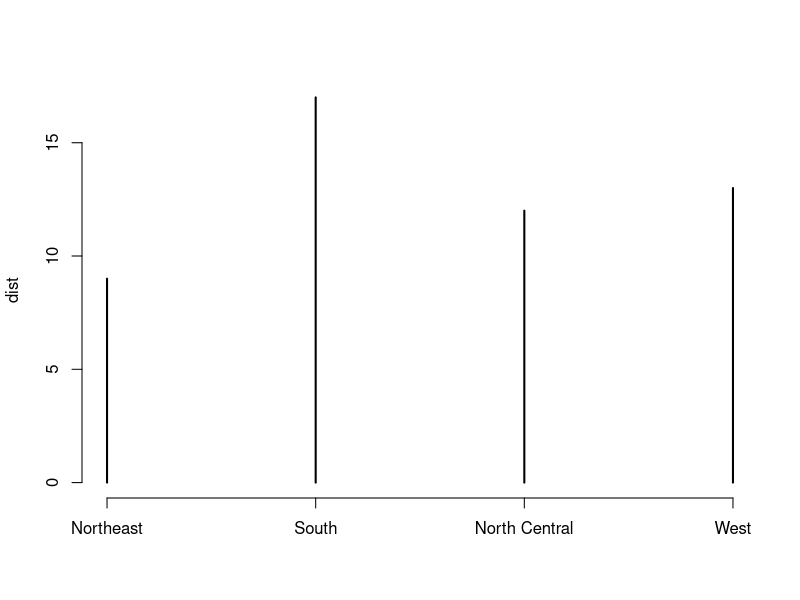
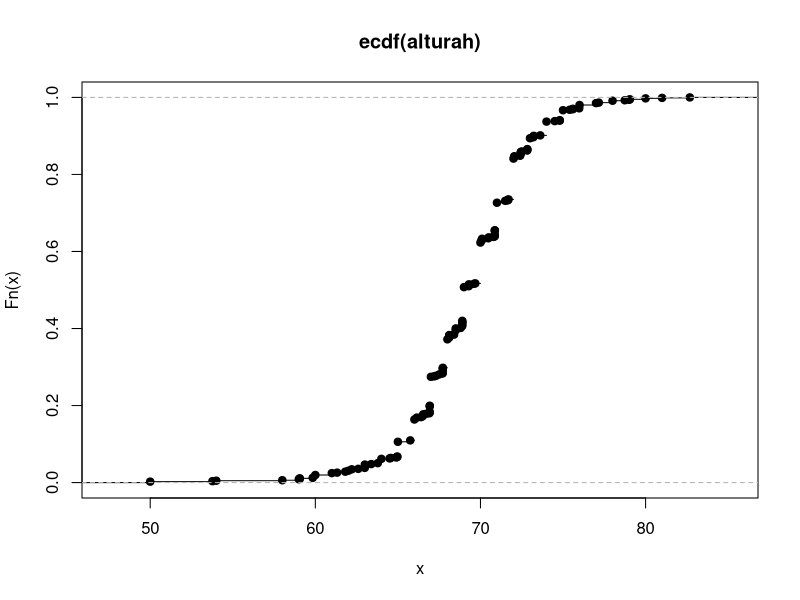
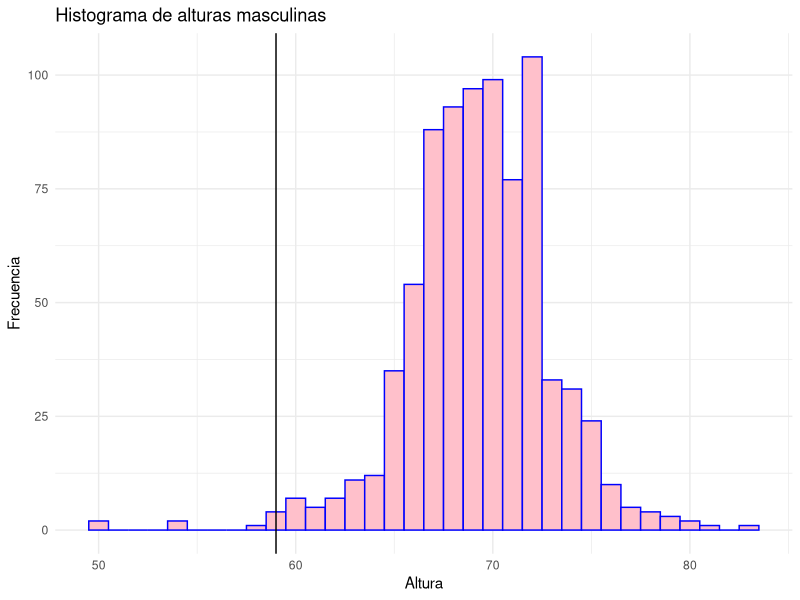
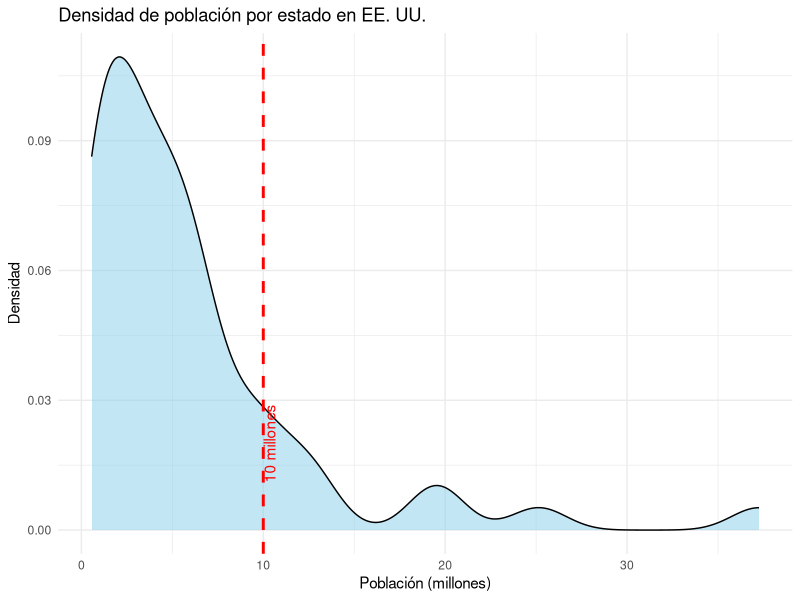

Reproduce these figures in R, in order.
#Silvia Ramos Cabral
library(dslabs)
data("murders")
unique(murders$region)
reg<-sum(murders$region == "North Central")
nr<-nrow(murders)
prop <- sum(reg) / nr
prop
prop_r <- round(prop * 20) / 20
prop_r

#Ejercicio 2
library(dslabs)
data("murders")
dist <- table(murders$region)
print(dist)
plot(dist)


#Ejercicio 3
data("heights")
alturah <- heights$height[heights$sex == "Male"]
ecdf_h <- ecdf(alturah)
plot(ecdf_h)

#Ejercicio 4
data("heights")
alturah <- heights$height[heights$sex == "Male"]
mediana_h <- median(alturah)
mediana_h

#Ejercicio 5
data("murders")
prop_asesinatos <- (murders$total/murders$population)*100000
sum(prop_asesinatos >5)

#Ejercicio 6
data("murders")
prop_asesinatos <- (murders$total/murders$population)*100000
sum(prop_asesinatos >5)

#Ejercicio 8
library(ggplot2)
data(heights)

altura_h<- heights[heights$sex == "Male", ]
ggplot(altura_h, aes(x = height)) +
  geom_histogram(binwidth = 1, fill = "pink", color = "blue") +
  geom_vline(xintercept = c(59)) +
  labs(
    title = "Histograma de alturas masculinas",
    x = "Altura",
    y = "Frecuencia"
  ) +
  theme_minimal()

#Ejercicio 8

library(dslabs)
library(ggplot2)
data(murders)

# Crear gráfico de densidad de la población (convertida a millones para legibilidad)
ggplot(murders, aes(x = population / 1e6)) +
  geom_density(fill = "skyblue", alpha = 0.5) +
  geom_vline(xintercept = 10, linetype = "dashed", color = "red", size = 1) +
  labs(
    title = "Densidad de población por estado en EE. UU.",
    x = "Población (millones)",
    y = "Densidad"
  ) +
  annotate("text", x = 11, y = 0.02, label = "10 millones", color = "red", angle = 90, vjust = -0.5) +
  theme_minimal()

           
